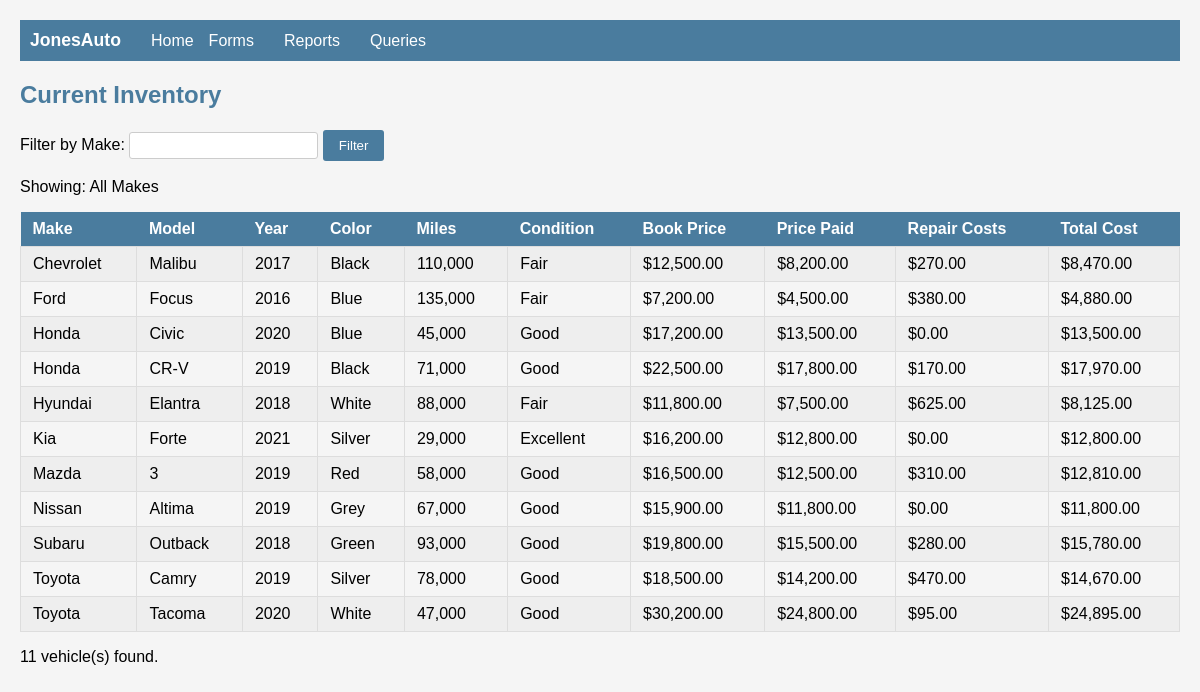
Page /reports/inventory.php on the committed database.
### tables this page shows
CREATE TABLE vehicles (
    vehicle_id INT AUTO_INCREMENT PRIMARY KEY,
    make VARCHAR(50) NOT NULL,
    model VARCHAR(50) NOT NULL,
    year INT NOT NULL,
    color VARCHAR(30),
    miles INT,
    condition_desc VARCHAR(50),
    book_price DECIMAL(10,2),
    style VARCHAR(30),
    interior_color VARCHAR(30),
    status VARCHAR(20) DEFAULT 'available'
);

### reports/inventory.php (the view, shortened to what this page needs)
<?php
include '../config.php';
$make_filter = isset($_GET['make_filter']) ? $_GET['make_filter'] : '';
?>
<!DOCTYPE html>
<html>
<head>
    <link rel="stylesheet" href="../style.css">
</head>
<body>
<?php $nav_prefix = '../'; include '../nav.php'; ?>
<h2>Current Inventory</h2>
<form method="GET">
    <label>Filter by Make:</label>
    <input type="text" name="make_filter" value="<?php echo $make_filter; ?>">
    <input type="submit" value="Filter">
</form>
<p>Showing: <?php echo ($make_filter != '') ? $make_filter : 'All Makes'; ?></p>
<?php
$sql = "SELECT v.*, p.price_paid, p.purchase_date, (SELECT COALESCE(SUM(r.actual_cost), 0) FROM repairs r WHERE r.purchase_id = p.purchase_id) as total_repairs FROM vehicles v JOIN purchases p ON v.vehicle_id = p.vehicle_id WHERE v.status = 'available'";
$sql .= " ORDER BY v.make, v.model";
$result = mysqli_query($conn, $sql);
$count = 0;
?>
<table>
    <tr>
        <th>Make</th>
        <th>Model</th>
        <th>Year</th>
        <th>Color</th>
        <th>Miles</th>
        <th>Condition</th>
        <th>Book Price</th>
        <th>Price Paid</th>
        <th>Repair Costs</th>
        <th>Total Cost</th>
    </tr>
    <?php while ($row = mysqli_fetch_assoc($result)) {
        $total_cost = $row['price_paid'] + $row['total_repairs'];
        $count++;
    ?>
    <tr>
        <td><?php echo $row['make']; ?></td>
        <td><?php echo $row['model']; ?></td>
        <td><?php echo $row['year']; ?></td>
        <td><?php echo $row['color']; ?></td>
        <td><?php echo number_format($row['miles']); ?></td>
        <td><?php echo $row['condition_desc']; ?></td>
        <td>$<?php echo number_format($row['book_price'], 2); ?></td>
        <td>$<?php echo number_format($row['price_paid'], 2); ?></td>
        <td>$<?php echo number_format($row['total_repairs'], 2); ?></td>
        <td>$<?php echo number_format($total_cost, 2); ?></td>
    </tr>
    <?php } ?>
</table>
<p><?php echo $count; ?> vehicle(s) found.</p>
</body>
</html>

### nav.php (shortened to what this page needs)
<?php
$nav_prefix = isset($nav_prefix) ? $nav_prefix : '';
?>
<div class="nav">
    <span class="site-title">JonesAuto</span>
    <a href="<?php echo $nav_prefix; ?>index.php">Home</a>
    <div class="dropdown">
        <a class="dropdown-btn">Forms</a>
    </div>
    <div class="dropdown">
        <a class="dropdown-btn">Reports</a>
    </div>
    <a href="<?php echo $nav_prefix; ?>queries/queries.php">Queries</a>
</div>

### style.css (style rules this page uses)
body { font-family: Arial, sans-serif; margin: 20px; background-color: #f5f5f5; }
h1, h2, h3 { color: #4a7c9e; }
a { color: #4a7c9e; }
table { border-collapse: collapse; margin: 10px 0; }
th { background-color: #4a7c9e; color: white; padding: 8px 12px; text-align: left; }
td { padding: 8px 12px; border: 1px solid #ddd; }
tr:nth-child(even) { background-color: #eee; }
input[type="text"], input[type="number"], input[type="date"], select, textarea { padding: 5px; margin: 3px 0; border: 1px solid #ccc; border-radius: 3px; }
input[type="submit"] { background-color: #4a7c9e; color: white; padding: 8px 16px; border: none; border-radius: 3px; cursor: pointer; }
.nav { background-color: #4a7c9e; padding: 10px; margin-bottom: 15px; display: flex; align-items: center; }
.nav a { color: white; text-decoration: none; margin-right: 15px; }
.dropdown { display: inline-block; position: relative; margin-right: 15px; }
.dropdown-btn { color: white; cursor: pointer; }
.nav .site-title { font-weight: bold; font-size: 1.1em; color: white; margin-right: 30px; }
table { width: 100%; }

### rows in the picture
vehicles: make "Chevrolet", model "Malibu", year "2017", color "Black", miles "110,000", condition_desc "Fair", book_price "12,500.00", price_paid "8,200.00", total_repairs "270.00", total_cost "8,470.00"
vehicles: make "Ford", model "Focus", year "2016", color "Blue", miles "135,000", condition_desc "Fair", book_price "7,200.00", price_paid "4,500.00", total_repairs "380.00", total_cost "4,880.00"
vehicles: make "Honda", model "Civic", year "2020", color "Blue", miles "45,000", condition_desc "Good", book_price "17,200.00", price_paid "13,500.00", total_repairs "0.00", total_cost "13,500.00"
vehicles: make "Honda", model "CR-V", year "2019", color "Black", miles "71,000", condition_desc "Good", book_price "22,500.00", price_paid "17,800.00", total_repairs "170.00", total_cost "17,970.00"
vehicles: make "Hyundai", model "Elantra", year "2018", color "White", miles "88,000", condition_desc "Fair", book_price "11,800.00", price_paid "7,500.00", total_repairs "625.00", total_cost "8,125.00"
vehicles: make "Kia", model "Forte", year "2021", color "Silver", miles "29,000", condition_desc "Excellent", book_price "16,200.00", price_paid "12,800.00", total_repairs "0.00", total_cost "12,800.00"
vehicles: make "Mazda", model "3", year "2019", color "Red", miles "58,000", condition_desc "Good", book_price "16,500.00", price_paid "12,500.00", total_repairs "310.00", total_cost "12,810.00"
vehicles: make "Nissan", model "Altima", year "2019", color "Grey", miles "67,000", condition_desc "Good", book_price "15,900.00", price_paid "11,800.00", total_repairs "0.00", total_cost "11,800.00"
vehicles: make "Subaru", model "Outback", year "2018", color "Green", miles "93,000", condition_desc "Good", book_price "19,800.00", price_paid "15,500.00", total_repairs "280.00", total_cost "15,780.00"
vehicles: make "Toyota", model "Camry", year "2019", color "Silver", miles "78,000", condition_desc "Good", book_price "18,500.00", price_paid "14,200.00", total_repairs "470.00", total_cost "14,670.00"
vehicles: make "Toyota", model "Tacoma", year "2020", color "White", miles "47,000", condition_desc "Good", book_price "30,200.00", price_paid "24,800.00", total_repairs "95.00", total_cost "24,895.00"

### other values in the picture
$count "11"
